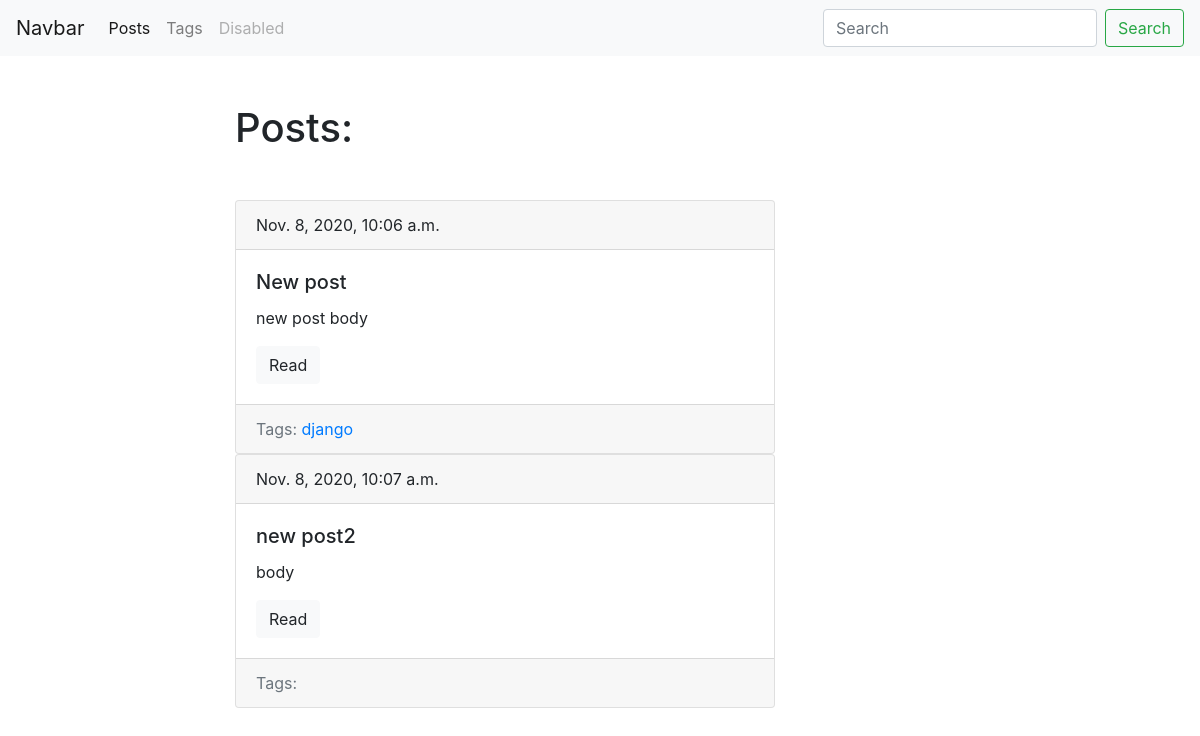
/blog/, run on an earlier commit of the app's database.
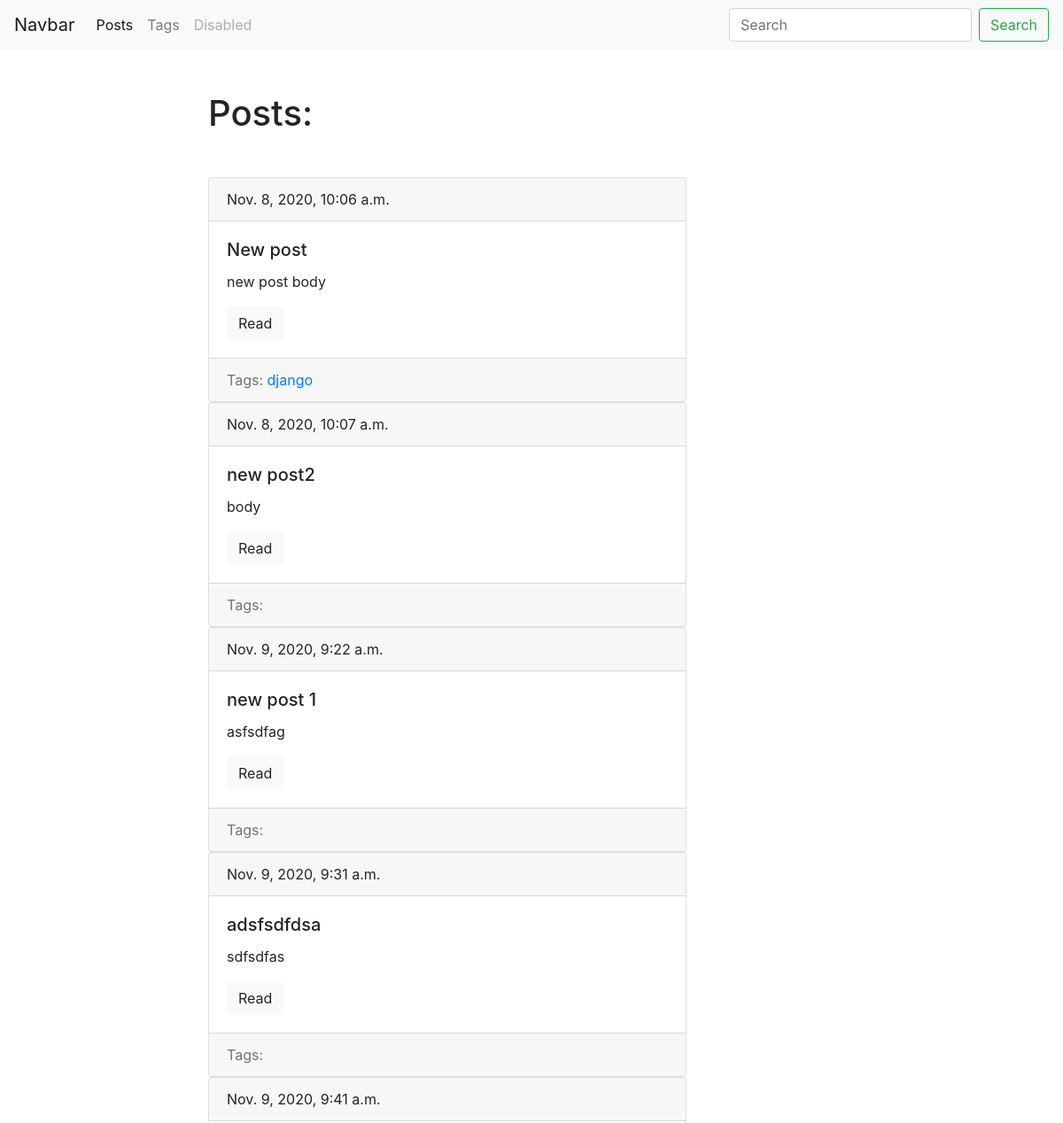
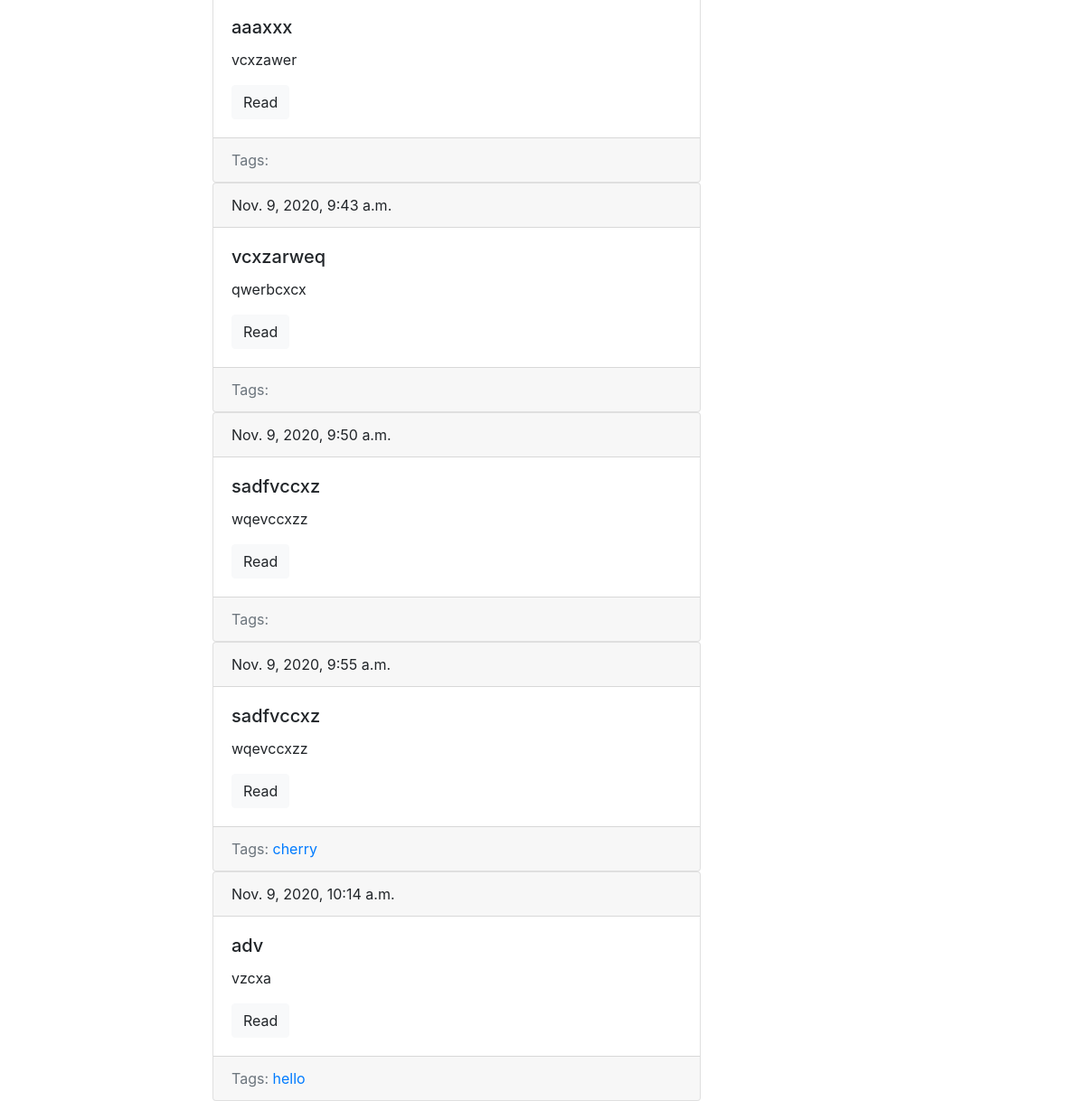
And on a later commit of the database (2 pictures, top to bottom).
### blog/models.py (models this page shows, shortened)
class Post(models.Model):
    title = models.CharField(max_length=150, db_index=True)
    slug = models.SlugField(max_length=150, blank=True, unique=True)
    body = models.TextField(blank=True, db_index=True)
    tags = models.ManyToManyField('Tag', blank=True, related_name='posts')
    date_pub = models.DateTimeField(auto_now_add=True)
    def get_absolute_url(self):
        return reverse('post_detail_url', kwargs={'slug': self.slug})

class Tag(models.Model):
    title = models.CharField(max_length=50)
    slug = models.SlugField(max_length=50, unique=True)
    def get_absolute_url(self):
        return reverse('tag_detail_url', kwargs={'slug': self.slug})

### blog/views.py (the view)
# urls.py: path('', posts_list, name='posts_list_url'),
def posts_list(request):
    posts = Post.objects.all()
    return render(request, 'blog/index.html', context={'posts': posts})

### blog/templates/blog/index.html (shortened to what this page needs)
{% extends 'blog/base_blog.html' %}
{% block content %}
    <h1 class="mb-5">Posts:</h1>
    {% for post in posts %}
        {% include 'blog/includes/post_card_template.html/' %}
    {% endfor %}
{% endblock %}

### blog/templates/blog/includes/post_card_template.html
<div class="card" mb-4>
    <div class="card-header">
        {{ post.date_pub}}
    </div>
    <div class="card-body">
        <h5 class="card-title">{{ post.title }}</h5>
        <p class="card-text">{{ post.body|truncatewords:15 }}</p>
        <a href="{{ post.get_absolute_url }}" class="btn btn-light">Read</a>
    </div>
    <div class="card-footer text-muted">
        Tags:
        {% for tag in post.tags.all %}
            <a href="{{ tag.get_absolute_url }}">{{ tag.title }}</a>
        {% endfor %}
    </div>
</div>

What changed in the data, as far as the page shows it:
added Post: date_pub "Nov. 9, 2020, 9:22 a.m.", title "new post 1", body "asfsdfag"
added Post: date_pub "Nov. 9, 2020, 9:31 a.m.", title "adsfsdfdsa", body "sdfsdfas"
added Post: date_pub "Nov. 9, 2020, 9:41 a.m.", title "aaaxxx", body "vcxzawer"
added Post: date_pub "Nov. 9, 2020, 9:43 a.m.", title "vcxzarweq", body "qwerbcxcx"
added Post: date_pub "Nov. 9, 2020, 9:50 a.m.", title "sadfvccxz", body "wqevccxzz"
added Post: date_pub "Nov. 9, 2020, 9:55 a.m.", title "sadfvccxz", body "wqevccxzz"
now on this page (row unchanged): Tag: title "cherry", shown under "Nov. 9, 2020, 9:55 a.m."
added Post: date_pub "Nov. 9, 2020, 10:14 a.m.", title "adv", body "vzcxa"
now on this page (row unchanged): Tag: title "hello", shown under "Nov. 9, 2020, 10:14 a.m."
